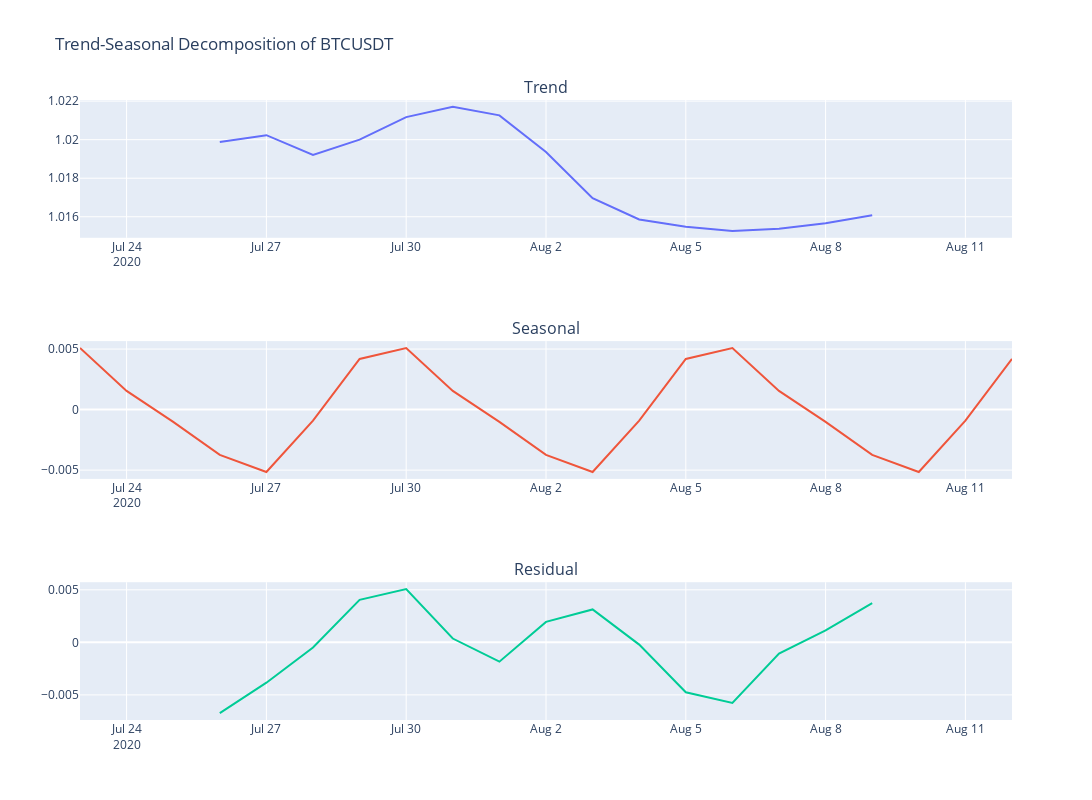

Notebook code cell kept with this figure:
### Code cell
# daily DECOMPOSITION

cols = ["Trend", "Seasonal", "Residual"]

fig = make_subplots(rows=3, cols=1, subplot_titles=cols)

for i, col in enumerate(cols):
    fig.add_trace(
        go.Scatter(x=btc_daily.index, y=btc_daily[col]),
        row=i+1,
        col=1
    )

fig.update_layout(
    height=800, 
    width=1200, 
    showlegend=False,
    title='Trend-Seasonal Decomposition of BTCUSDT')
fig.show()

### Figure 1 — Plotly figure (JSON) as saved in the notebook; plotly's stock layout.template omitted (floating-point values rounded to 4 significant figures)
{"data": [{"type": "scatter", "x": ["2020-07-23T00:00:00", "2020-07-24T00:00:00", "2020-07-25T00:00:00", "2020-07-26T00:00:00", "2020-07-27T00:00:00", "2020-07-28T00:00:00", "2020-07-29T00:00:00", "2020-07-30T00:00:00", "2020-07-31T00:00:00", "2020-08-01T00:00:00", "2020-08-02T00:00:00", "2020-08-03T00:00:00", "2020-08-04T00:00:00", "2020-08-05T00:00:00", "2020-08-06T00:00:00", "2020-08-07T00:00:00", "2020-08-08T00:00:00", "2020-08-09T00:00:00", "2020-08-10T00:00:00", "2020-08-11T00:00:00", "2020-08-12T00:00:00"], "xaxis": "x", "y": [null, null, null, 1.02, 1.02, 1.019, 1.02, 1.021, 1.022, 1.021, 1.019, 1.017, 1.016, 1.015, 1.015, 1.015, 1.016, 1.016, null, null, null], "yaxis": "y"}, {"type": "scatter", "x": ["2020-07-23T00:00:00", "2020-07-24T00:00:00", "2020-07-25T00:00:00", "2020-07-26T00:00:00", "2020-07-27T00:00:00", "2020-07-28T00:00:00", "2020-07-29T00:00:00", "2020-07-30T00:00:00", "2020-07-31T00:00:00", "2020-08-01T00:00:00", "2020-08-02T00:00:00", "2020-08-03T00:00:00", "2020-08-04T00:00:00", "2020-08-05T00:00:00", "2020-08-06T00:00:00", "2020-08-07T00:00:00", "2020-08-08T00:00:00", "2020-08-09T00:00:00", "2020-08-10T00:00:00", "2020-08-11T00:00:00", "2020-08-12T00:00:00"], "xaxis": "x2", "y": [0.005087, 0.001547, -0.001019, -0.003737, -0.005155, -0.0009085, 0.004184, 0.005087, 0.001547, -0.001019, -0.003737, -0.005155, -0.0009085, 0.004184, 0.005087, 0.001547, -0.001019, -0.003737, -0.005155, -0.0009085, 0.004184], "yaxis": "y2"}, {"type": "scatter", "x": ["2020-07-23T00:00:00", "2020-07-24T00:00:00", "2020-07-25T00:00:00", "2020-07-26T00:00:00", "2020-07-27T00:00:00", "2020-07-28T00:00:00", "2020-07-29T00:00:00", "2020-07-30T00:00:00", "2020-07-31T00:00:00", "2020-08-01T00:00:00", "2020-08-02T00:00:00", "2020-08-03T00:00:00", "2020-08-04T00:00:00", "2020-08-05T00:00:00", "2020-08-06T00:00:00", "2020-08-07T00:00:00", "2020-08-08T00:00:00", "2020-08-09T00:00:00", "2020-08-10T00:00:00", "2020-08-11T00:00:00", "2020-08-12T00:00:00"], "xaxis": "x3", "y": [null, null, null, -0.006734, -0.003839, -0.0004927, 0.004049, 0.005067, 0.0003653, -0.001839, 0.001949, 0.003134, -0.0002124, -0.004754, -0.005772, -0.00107, 0.001134, 0.003727, null, null, null], "yaxis": "y3"}], "layout": {"annotations": [{"font": {"size": 16}, "showarrow": false, "text": "Trend", "x": 0.5, "xanchor": "center", "xref": "paper", "y": 1, "yanchor": "bottom", "yref": "paper"}, {"font": {"size": 16}, "showarrow": false, "text": "Seasonal", "x": 0.5, "xanchor": "center", "xref": "paper", "y": 0.6111, "yanchor": "bottom", "yref": "paper"}, {"font": {"size": 16}, "showarrow": false, "text": "Residual", "x": 0.5, "xanchor": "center", "xref": "paper", "y": 0.2222, "yanchor": "bottom", "yref": "paper"}], "height": 800, "showlegend": false, "title": {"text": "Trend-Seasonal Decomposition of BTCUSDT"}, "width": 1200, "xaxis": {"anchor": "y", "domain": [0, 1]}, "xaxis2": {"anchor": "y2", "domain": [0, 1]}, "xaxis3": {"anchor": "y3", "domain": [0, 1]}, "yaxis": {"anchor": "x", "domain": [0.7778, 1]}, "yaxis2": {"anchor": "x2", "domain": [0.3889, 0.6111]}, "yaxis3": {"anchor": "x3", "domain": [0, 0.2222]}}}
